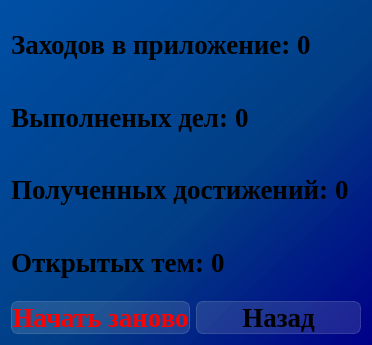
<?xml version="1.0" encoding="UTF-8"?>
<ui version="4.0">
 <class>Dialog_statistics</class>
 <widget class="QDialog" name="Dialog_statistics">
  <property name="geometry">
   <rect>
    <x>0</x>
    <y>0</y>
    <width>372</width>
    <height>345</height>
   </rect>
  </property>
  <property name="windowTitle">
   <string>Статистика</string>
  </property>
  <property name="styleSheet">
   <string notr="true">background-color: qlineargradient(spread:pad, x1:1, y1:1, x2:0, y2:0, stop:0 rgba(0, 0, 135, 255), stop:0.427447 rgba(0, 61, 132, 235), stop:1 rgba(0, 79, 165, 255));
font-family: Liberation Serif;</string>
  </property>
  <layout class="QVBoxLayout" name="verticalLayout">
   <item>
    <layout class="QHBoxLayout" name="horizontalLayout_visits">
     <item>
      <widget class="QLabel" name="label_visits">
       <property name="styleSheet">
        <string notr="true">text-align: center;
font-weight: bold;
font-size: 20pt;
background-color: none;</string>
       </property>
       <property name="text">
        <string>Заходов в приложение:</string>
       </property>
      </widget>
     </item>
     <item>
      <widget class="QLabel" name="label_count_visits">
       <property name="styleSheet">
        <string notr="true">text-align: center;
font-weight: bold;
font-size: 20pt;
background-color: none;
</string>
       </property>
       <property name="text">
        <string>0</string>
       </property>
      </widget>
     </item>
     <item>
      <spacer name="horizontalSpacer">
       <property name="orientation">
        <enum>Qt::Horizontal</enum>
       </property>
       <property name="sizeHint" stdset="0">
        <size>
         <width>40</width>
         <height>20</height>
        </size>
       </property>
      </spacer>
     </item>
    </layout>
   </item>
   <item>
    <layout class="QHBoxLayout" name="horizontalLayout_tasks">
     <item>
      <widget class="QLabel" name="label_tasks">
       <property name="styleSheet">
        <string notr="true">text-align: center;
font-weight: bold;
font-size: 20pt;
background-color: none;
border: none;</string>
       </property>
       <property name="text">
        <string>Выполненых дел:</string>
       </property>
      </widget>
     </item>
     <item>
      <widget class="QLabel" name="label_count_tasks">
       <property name="styleSheet">
        <string notr="true">text-align: center;
font-weight: bold;
font-size: 20pt;
background-color: none;
border: none;</string>
       </property>
       <property name="text">
        <string>0</string>
       </property>
      </widget>
     </item>
     <item>
      <spacer name="horizontalSpacer_2">
       <property name="orientation">
        <enum>Qt::Horizontal</enum>
       </property>
       <property name="sizeHint" stdset="0">
        <size>
         <width>40</width>
         <height>20</height>
        </size>
       </property>
      </spacer>
     </item>
    </layout>
   </item>
   <item>
    <layout class="QHBoxLayout" name="horizontalLayout_achievements">
     <item>
      <widget class="QLabel" name="label_achievements">
       <property name="styleSheet">
        <string notr="true">text-align: center;
font-weight: bold;
font-size: 20pt;
background-color: none;
border: none;</string>
       </property>
       <property name="text">
        <string>Полученных достижений:</string>
       </property>
      </widget>
     </item>
     <item>
      <widget class="QLabel" name="label_count_achievements">
       <property name="styleSheet">
        <string notr="true">text-align: center;
font-weight: bold;
font-size: 20pt;
background-color: none;
border: none;</string>
       </property>
       <property name="text">
        <string>0</string>
       </property>
      </widget>
     </item>
     <item>
      <spacer name="horizontalSpacer_3">
       <property name="orientation">
        <enum>Qt::Horizontal</enum>
       </property>
       <property name="sizeHint" stdset="0">
        <size>
         <width>40</width>
         <height>20</height>
        </size>
       </property>
      </spacer>
     </item>
    </layout>
   </item>
   <item>
    <layout class="QHBoxLayout" name="horizontalLayout_themes">
     <item>
      <widget class="QLabel" name="label_themes">
       <property name="styleSheet">
        <string notr="true">text-align: center;
font-weight: bold;
font-size: 20pt;
background-color: none;
border: none;</string>
       </property>
       <property name="text">
        <string>Открытых тем:</string>
       </property>
      </widget>
     </item>
     <item>
      <widget class="QLabel" name="label_count_themes">
       <property name="styleSheet">
        <string notr="true">text-align: center;
font-weight: bold;
font-size: 20pt;
background-color: none;
border: none;</string>
       </property>
       <property name="text">
        <string>0</string>
       </property>
      </widget>
     </item>
     <item>
      <spacer name="horizontalSpacer_4">
       <property name="orientation">
        <enum>Qt::Horizontal</enum>
       </property>
       <property name="sizeHint" stdset="0">
        <size>
         <width>40</width>
         <height>20</height>
        </size>
       </property>
      </spacer>
     </item>
    </layout>
   </item>
   <item>
    <layout class="QHBoxLayout" name="horizontalLayout">
     <item>
      <widget class="QPushButton" name="pushButton_restart_statistics">
       <property name="styleSheet">
        <string notr="true">QPushButton {
font-weight: bold;
font-size: 20pt;
text-align: center;
color: red;
background-color: rgba(255, 255, 255, 30);
border: 1px solid rgba(255, 255, 255, 40);
border-radius: 7px;
}

QPushButton:hover {
background-color: rgba(255, 255, 255, 40);
}
QPushButton:pressed {
background-color: rgba(255, 255, 255, 70);
}</string>
       </property>
       <property name="text">
        <string>Начать заново</string>
       </property>
      </widget>
     </item>
     <item>
      <widget class="QPushButton" name="pushButton_back">
       <property name="styleSheet">
        <string notr="true">QPushButton {
font-weight: bold;
font-size: 20pt;
text-align: center;
background-color: rgba(255, 255, 255, 30);
border: 1px solid rgba(255, 255, 255, 40);
border-radius: 7px;
}

QPushButton:hover {
background-color: rgba(255, 255, 255, 40);
}
QPushButton:pressed {
background-color: rgba(255, 255, 255, 70);
}</string>
       </property>
       <property name="text">
        <string>Назад</string>
       </property>
      </widget>
     </item>
    </layout>
   </item>
  </layout>
 </widget>
 <resources/>
 <connections/>
</ui>
